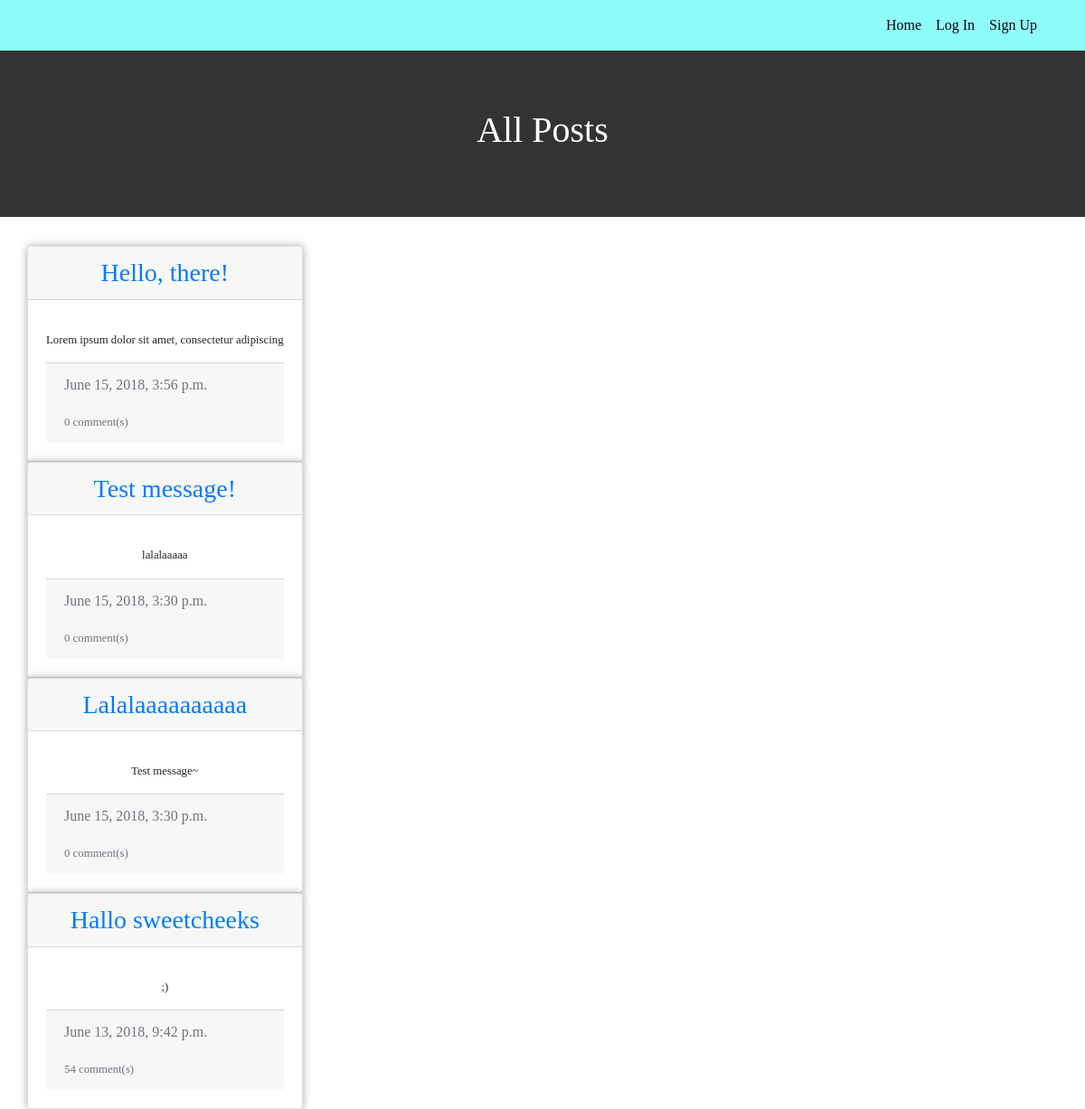
/posts/, run on the app's committed database.
### posts/models.py (models this page shows, shortened)
class Post(models.Model):
    author = models.ForeignKey(User, on_delete=models.CASCADE, default='')
    title = models.CharField(max_length=255)
    message = models.TextField()
    message_html = models.TextField(editable=False, default='', blank=True)
    image = models.ImageField(default='road.jpeg', blank=True, upload_to='media/')
    slug = models.SlugField(allow_unicode=True, unique=True)
    created_at = models.DateTimeField(auto_now=True)
    def snippet(self):
        self.message_html = misaka.html(self.message)
        return self.message[:50]
    class Meta:
        ordering = ['-created_at']

### posts/views.py (the view)
# urls.py: path('', views.PostList.as_view(), name='list'),
class PostList(generic.ListView):
    model = Post
    template_name = 'posts/post_list.html'

### posts/templates/posts/post_list.html
{% extends "base.html" %}
{% block header %}
<div class="jumbotron">
    <div class="container">
        <h1 class="text-center">All Posts</h1>
    </div>
</div>
{% endblock header %}
{% block content %}
<div class="container">
    <div class="row">
        <div class="list-wrapper">
            {% for post in post_list %}
            <div class="card spacing">
                <h3 class="card-header text-center">
                    <a href="{% url 'posts:detail' slug=post.slug %}">{{ post.title }}</a>
                </h3>
                <div class="card-body">
                    <p class="card-text">{{ post.snippet }}</p>
                    <div class="card-footer text-muted bottom">
                        <p>{{ post.created_at }}</p>
                        <small>{{ post.comments.all.count }} comment(s)</small>
                    </div>
                </div>
            </div>
            {% endfor %}
        </div>
    </div>
</div>
{% endblock %}

### assets/css/style.css (style rules this page uses)
:root { --txt-color: #04080f; --box-shadow: 0 0 10px 0 rgba(0, 0, 0, 0.35); }
* { box-sizing: border-box; }
body { overflow-x: hidden; font-family: 'Merriweather' !important; }
.jumbotron { background: #333 !important; color: #fff; border-radius: 0 !important; }
.card { box-shadow: var(--box-shadow); }
.card-text { font-size: 0.8rem; text-align: center; margin: 15px 0; }

### data on the page
Post: title "Hello, there!", snippet "Lorem ipsum dolor sit amet, consectetur adipiscing", created_at "June 15, 2018, 3:56 p.m.", comments.all.count "0"
Post: title "Test message!", snippet "lalalaaaaa", created_at "June 15, 2018, 3:30 p.m.", comments.all.count "0"
Post: title "Lalalaaaaaaaaaa", snippet "Test message~", created_at "June 15, 2018, 3:30 p.m.", comments.all.count "0"
Post: title "Hallo sweetcheeks", snippet ";)", created_at "June 13, 2018, 9:42 p.m.", comments.all.count "54"
